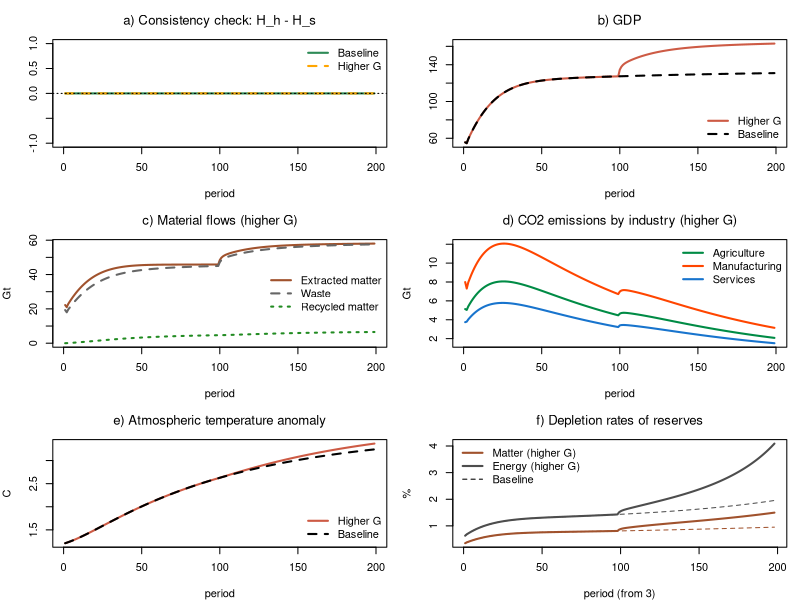

R code for this plot:
# *************************************************************************
#  Model ECO-IO-OPENSBM-FULL, full ecological block (3 industries, fixed prices)
#  Model ECO-IO-OPENSBM (3c) plus matter, durable goods, recycling, socio-economic stock, waste, reserves and resources
#  Sources: Godley & Lavoie, Monetary Economics, chapters 4, 7 and 12;
#           foreign-sector set-up as in the OPENSIMPLEST model;
#           IO treatment of trade as in Canelli et al. (2026);
#           ecological block as in the ECO-3IO-PC model (Florence keynote)
#  Author: Marco Veronese Passarella
#  Last change: 20/11/2026
# *************************************************************************

# Clear environment
rm(list = ls(all = TRUE))

# Set model parameters ####
nPeriods    <- 200         # Periods
nScenarios  <- 2           # 1 baseline, 2 higher government spending
shockStart  <- 101         # Period at which the shock hits
alpha10     <- 0.68        # Propensity to consume out of disposable income: autonomous component
alpha11     <- 4           # Propensity to consume out of disposable income: sensitivity to the interest rate
alpha2      <- 0.1         # Propensity to consume out of wealth
lambda10    <- 0.15        # Portfolio: autonomous share of domestic bills
lambda11    <- 1           # Portfolio: sensitivity of domestic bills to domestic rate
lambda12    <- 1           # Portfolio: sensitivity of domestic bills to foreign rate
lambda20    <- 0.1         # Portfolio: autonomous share of foreign bills
lambda21    <- 1           # Portfolio: sensitivity of foreign bills to domestic rate (= lambda12)
lambda22    <- 1           # Portfolio: sensitivity of foreign bills to foreign rate
lambdac     <- 0.2         # Cash to (lagged) consumption ratio
theta       <- 0.2         # Average tax rate on income
delta       <- 0.1         # Depreciation rate
gamma       <- 0.1         # Speed of adjustment of capital to its target
kappaj      <- c(0.8, 1.3, 0.3)       # Target capital-gross output ratios by industry, pre-warming values (agriculture, manufacturing, services)
omega1      <- 0.2         # Sensitivity of target capital to warming

# Input-output parameters ####
nIndustries <- 3           # Industries (agriculture, manufacturing, services)
pr          <- c(3.5, 5, 2.2)         # Labour productivity by industry
betaC       <- c(0.15, 0.35, 0.50)    # Consumption shares by industry
betaI       <- c(0.20, 0.50, 0.30)    # Investment shares by industry
betaG       <- c(0.10, 0.30, 0.60)    # Government spending shares by industry
chi         <- c(0.20, 0.60, 0.20)    # Export shares by industry
psiC        <- c(0.20, 0.40, 0.05)    # Import content of consumption by industry
psiI        <- c(0.10, 0.40, 0.05)    # Import content of investment by industry
psiG        <- c(0.05, 0.10, 0.02)    # Import content of government spending by industry
A  <- matrix(c(0.11, 0.12, 0.10,      # Domestic technical coefficients
               0.21, 0.22, 0.20,      # (row: supplying industry; column: using industry)
               0.15, 0.18, 0.10), nrow = nIndustries, byrow = TRUE)
Am <- matrix(c(0.01, 0.005, 0.005,    # Imported input coefficients
               0.02, 0.03,  0.01,
               0.005, 0.005, 0.01), nrow = nIndustries, byrow = TRUE)
Leontief <- solve(diag(nIndustries) - A)   # (I - A)^-1, computed once (A is constant)

# Ecosystem parameters ####
eps_en      <- c(4, 3, 1.5)           # Energy intensity by industry (EJ per unit of output)
eta_en      <- c(0.12, 0.15, 0.18)    # Share of renewable energy by industry
beta_e0     <- 0.07        # Initial CO2 intensity of non-renewable energy (Gt per EJ)
g_beta_e    <- 0.01        # Rate of decline of CO2 intensity of non-renewable energy
tcre        <- 1.65 / 1000 # Transient climate response to cumulative carbon emissions (C per GtC)
fnc         <- 0.34        # Non-CO2 fraction of total anthropogenic forcing
car         <- 3.67        # Coefficient converting Gt of carbon into Gt of CO2
tau         <- tcre / ((1 - fnc) * car)  # Warming per Gt of cumulative CO2 emissions
temp0       <- 1.2         # Temperature anomaly at the start of the simulation (C)
mu_mat      <- c(0.2, 0.35, 0.05)     # Material intensity by industry (Gt per unit of output)
xi_dc       <- c(0.30, 0.80, 0.10)    # Share of consumption goods that are durable, by industry
zeta_dc     <- c(0.025, 0.035, 0.020) # Discard rate of durable goods, by industry
rho_dis     <- 0.5         # Recycling rate of discarded socio-economic stock
sigma_m     <- 0.0001      # Conversion rate of matter resources into reserves
sigma_e     <- 0.001       # Conversion rate of energy resources into reserves
Gbase       <- 20          # Government spending (baseline)
Gshock      <- 25          # Government spending (scenario 2)
psi         <- 1           # Fiscal rule: share of the extra interest bill offset by lower spending
rbar        <- 0.02        # Fiscal rule: reference interest rate
eps0        <- log(0.1)    # Export equation: constant
eps1        <- 0.8         # Export equation: elasticity to exchange rate
eps2        <- 1           # Export equation: elasticity to foreign income
mu0         <- log(0.2)    # Import equation: constant (m = 0.2*y when xr = 1)
mu1         <- 0.8         # Import equation: elasticity to exchange rate
mu2         <- 1           # Import equation: elasticity to domestic income
phixr       <- 3           # Speed of exchange-rate adjustment to the current account

# Create the variables as matrices [scenario, period], all starting at zero ####

# A) Households
YD    <- matrix(0, nScenarios, nPeriods)  # Disposable income (regular)
CG    <- matrix(0, nScenarios, nPeriods)  # Capital gains on foreign bills
C     <- matrix(0, nScenarios, nPeriods)  # Consumption
alpha1<- matrix(0, nScenarios, nPeriods)  # Propensity to consume out of disposable income
V     <- matrix(0, nScenarios, nPeriods)  # Net wealth
H_h   <- matrix(0, nScenarios, nPeriods)  # Cash held by households
B_h   <- matrix(0, nScenarios, nPeriods)  # Domestic bills held by households
BF_h  <- matrix(0, nScenarios, nPeriods)  # Foreign bills held by households (foreign currency)
M_h   <- matrix(0, nScenarios, nPeriods)  # Bank deposits held by households

# B) Firms
Y     <- matrix(0, nScenarios, nPeriods)  # Output / income (GDP)
WB    <- matrix(0, nScenarios, nPeriods)  # Wage bill
N     <- matrix(0, nScenarios, nPeriods)  # Employment
w     <- matrix(0, nScenarios, nPeriods)  # Wage rate
I     <- matrix(0, nScenarios, nPeriods)  # Gross investment
K     <- matrix(0, nScenarios, nPeriods)  # Capital stock
omega <- matrix(1, nScenarios, nPeriods) # Climate factor on target capital (1 = no warming)
KT    <- matrix(0, nScenarios, nPeriods)  # Target capital stock
DA    <- matrix(0, nScenarios, nPeriods)  # Depreciation allowances
AF    <- matrix(0, nScenarios, nPeriods)  # Amortisation funds
L_d   <- matrix(0, nScenarios, nPeriods)  # Demand for bank loans

# Industry-level variables as arrays [scenario, period, industry] ####
d     <- array(0, dim = c(nScenarios, nPeriods, nIndustries))  # Final demand (domestic + imported)
d_pat <- array(0, dim = c(nScenarios, nPeriods, nIndustries))  # Import content of final demand (pattern)
d_im  <- array(0, dim = c(nScenarios, nPeriods, nIndustries))  # Final demand met by imports
d_dom <- array(0, dim = c(nScenarios, nPeriods, nIndustries))  # Final demand met by domestic production
x     <- array(0, dim = c(nScenarios, nPeriods, nIndustries))  # Gross output
im_int<- array(0, dim = c(nScenarios, nPeriods, nIndustries))  # Intermediate imports
Nz    <- array(0, dim = c(nScenarios, nPeriods, nIndustries))  # Employment by industry

# F) Ecosystem
EN    <- matrix(0, nScenarios, nPeriods)  # Total energy required for production
REN   <- matrix(0, nScenarios, nPeriods)  # Renewable energy
NEN   <- matrix(0, nScenarios, nPeriods)  # Non-renewable energy
beta_e<- matrix(beta_e0, nScenarios, nPeriods) # CO2 intensity of non-renewable energy
EMIS  <- matrix(0, nScenarios, nPeriods)  # CO2 emissions
EMISz <- array(0, dim = c(nScenarios, nPeriods, nIndustries))  # CO2 emissions by industry
CO2c  <- matrix(0, nScenarios, nPeriods)  # Cumulative CO2 emissions (since period 1)
TEMP  <- matrix(temp0, nScenarios, nPeriods)  # Atmospheric temperature anomaly
XMAT  <- matrix(0, nScenarios, nPeriods)  # Production of material goods
XDUR  <- matrix(0, nScenarios, nPeriods)  # Material content of durable consumption goods
MAT   <- matrix(0, nScenarios, nPeriods)  # Extracted matter
REC   <- matrix(0, nScenarios, nPeriods)  # Recycled socio-economic stock
DIS   <- matrix(0, nScenarios, nPeriods)  # Discarded socio-economic stock
DC    <- array(0, dim = c(nScenarios, nPeriods, nIndustries))  # Stock of durable goods by industry
KH    <- matrix(0, nScenarios, nPeriods)  # Socio-economic stock
WA    <- matrix(0, nScenarios, nPeriods)  # Waste
K_m   <- matrix(6000,   nScenarios, nPeriods)  # Matter reserves
CONVm <- matrix(0,      nScenarios, nPeriods)  # Matter resources converted into reserves
RES_m <- matrix(388889, nScenarios, nPeriods)  # Matter resources
K_e   <- matrix(37000,  nScenarios, nPeriods)  # Energy reserves
CONVe <- matrix(0,      nScenarios, nPeriods)  # Energy resources converted into reserves
RES_e <- matrix(542000, nScenarios, nPeriods)  # Energy resources
CEN   <- matrix(0, nScenarios, nPeriods)  # Carbon mass of non-renewable energy
O2    <- matrix(0, nScenarios, nPeriods)  # Mass of oxygen

# C) Banks
L_s   <- matrix(0, nScenarios, nPeriods)  # Supply of bank loans
M_s   <- matrix(0, nScenarios, nPeriods)  # Supply of bank deposits
B_b   <- matrix(0, nScenarios, nPeriods)  # Bills held by banks (if < 0, CB advances)
FB    <- matrix(0, nScenarios, nPeriods)  # Bank profits (distributed to households)

# D) Government and central bank
TAX   <- matrix(0, nScenarios, nPeriods)  # Taxes
PSBR  <- matrix(0, nScenarios, nPeriods)  # Public sector borrowing requirement
B_s   <- matrix(0, nScenarios, nPeriods)  # Domestic bills supplied by government
B_cb  <- matrix(0, nScenarios, nPeriods)  # Domestic bills held by central bank
F_cb  <- matrix(0, nScenarios, nPeriods)  # Central bank profits
H_s   <- matrix(0, nScenarios, nPeriods)  # Cash supplied by central bank

# E) Rest of the World
X     <- matrix(0, nScenarios, nPeriods)  # Exports
IM    <- matrix(0, nScenarios, nPeriods)  # Imports
TB    <- matrix(0, nScenarios, nPeriods)  # Trade balance
CA    <- matrix(0, nScenarios, nPeriods)  # Current account
NETFA <- matrix(0, nScenarios, nPeriods)  # Net foreign assets of domestic economy
B_w   <- matrix(0, nScenarios, nPeriods)  # Domestic bills held by RoW

# Exogenous variables as matrices (so they can take scenario-specific shocks) ####
G0  <- matrix(Gbase, nScenarios, nPeriods)  # Government spending, exogenous component
G   <- matrix(Gbase, nScenarios, nPeriods)  # Government spending
rb  <- matrix(0.02,  nScenarios, nPeriods)  # Interest rate on domestic bills (policy rate)
rm  <- matrix(0.02,  nScenarios, nPeriods)  # Interest rate on deposits
rl  <- matrix(0.02,  nScenarios, nPeriods)  # Interest rate on loans
rw  <- matrix(0.02,  nScenarios, nPeriods)  # Interest rate on foreign bills
yw  <- matrix(200,   nScenarios, nPeriods)  # Foreign income
xr  <- matrix(1,     nScenarios, nPeriods)  # Nominal exchange rate (domestic price of foreign currency), flexible

# Loop over scenarios ####
for (j in 1:nScenarios) {

  # Time loop
  for (i in 2:nPeriods) {

    # Shocks ####
    if (i >= shockStart && j == 2) G0[j, i] <- Gshock        # higher government spending

    # Solve the SIMULTANEOUS equations by iteration
    for (iter in 1:100) {

      # A) HOUSEHOLDS ####
      YD[j, i]   = WB[j, i] - TAX[j, i] +
        rb[j, i - 1] * B_h[j, i - 1] + rm[j, i - 1] * M_h[j, i - 1] +
        rw[j, i - 1] * BF_h[j, i - 1] * xr[j, i] + FB[j, i]                  # Disposable income (1)
      CG[j, i]   = (xr[j, i] - xr[j, i - 1]) * BF_h[j, i - 1]               # Capital gains (2)
      TAX[j, i]  = theta * (WB[j, i] + FB[j, i] + rb[j, i - 1] * B_h[j, i - 1] + rm[j, i - 1] * M_h[j, i - 1] +
        rw[j, i - 1] * BF_h[j, i - 1] * xr[j, i])                            # Taxes on household income (3)
      V[j, i]    = V[j, i - 1] + (YD[j, i] - C[j, i]) + CG[j, i]                # Wealth accumulation (4)
      alpha1[j, i] = alpha10 - alpha11 * rb[j, i - 1]               # Propensity to consume and interest rate (5)
      C[j, i]    = alpha1[j, i] * YD[j, i] + alpha2 * V[j, i - 1]           # Consumption (6)
      H_h[j, i]  = lambdac * C[j, i - 1]                                    # Cash for transactions (7)
      B_h[j, i]  = V[j, i] * (lambda10 + lambda11 * rb[j, i] - lambda12 * rw[j, i])          # Domestic bills (8)
      BF_h[j, i] = (V[j, i] / xr[j, i]) * (lambda20 - lambda21 * rb[j, i] + lambda22 * rw[j, i]) # Foreign bills (9)
      M_h[j, i]  = V[j, i] - H_h[j, i] - B_h[j, i] - BF_h[j, i] * xr[j, i]  # Deposits as buffer stock (10)

      # B) FIRMS ####
      Y[j, i]    = C[j, i] + I[j, i] + G[j, i] + X[j, i] - IM[j, i]         # GDP (11)
      WB[j, i]   = Y[j, i] - rl[j, i - 1] * L_d[j, i - 1] - AF[j, i]        # Wage bill = residual, no retained profits (12)
      N[j, i]    = sum(Nz[j, i, ])                                          # Employment (total) (13)
      w[j, i]    = WB[j, i] / N[j, i]                                       # Wage rate (14)
      KT[j, i]   = omega[j, i] * sum(kappaj * x[j, i - 1, ])                       # Target capital (15)
      DA[j, i]   = delta * K[j, i - 1]                                      # Depreciation allowances (16)
      AF[j, i]   = DA[j, i]                                                 # Amortisation funds (17)
      I[j, i]    = gamma * (KT[j, i] - K[j, i - 1]) + DA[j, i]              # Gross investment (18)
      K[j, i]    = K[j, i - 1] + I[j, i] - DA[j, i]                         # Capital accumulation (19)
      L_d[j, i]  = L_d[j, i - 1] + I[j, i] - AF[j, i]                       # Loans fund net investment   (20)

      # INDUSTRIAL STRUCTURE ####
      d[j, i, ]     = betaC * C[j, i] + betaI * I[j, i] + betaG * G[j, i] + chi * X[j, i]  # Final demand by industry (21)
      d_pat[j, i, ] = psiC * betaC * C[j, i] + psiI * betaI * I[j, i] + psiG * betaG * G[j, i]  # Import content of final demand (22)
      d_dom[j, i, ] = d[j, i, ] - d_im[j, i, ]                              # Domestic final demand (23)
      x[j, i, ]     = Leontief %*% d_dom[j, i, ]                            # Gross output (24)
      im_int[j, i, ] = Am %*% x[j, i, ]                                     # Intermediate imports (25)
      d_im[j, i, ]  = d_pat[j, i, ] * (IM[j, i] - sum(im_int[j, i, ])) / sum(d_pat[j, i, ])  # Final imports = residual (26)
      Nz[j, i, ]    = x[j, i, ] / pr                                        # Employment by industry (27)
      
      # F) ECOSYSTEM ####
      EN[j, i]   = sum(eps_en * x[j, i, ])                                  # Energy required for production (28)
      REN[j, i]  = sum(eps_en * eta_en * x[j, i, ])                         # Renewable energy (29)
      NEN[j, i]  = EN[j, i] - REN[j, i]                                     # Non-renewable energy (30)
      beta_e[j, i] = beta_e[j, i - 1] * (1 - g_beta_e)                      # Declining CO2 intensity (31)
      EMIS[j, i] = beta_e[j, i] * NEN[j, i]                                 # CO2 emissions (32)
      EMISz[j, i, ] = beta_e[j, i] * eps_en * (1 - eta_en) * x[j, i, ]      # CO2 emissions by industry (33)
      CO2c[j, i] = CO2c[j, i - 1] + EMIS[j, i]                              # Cumulative emissions (34)
      TEMP[j, i] = temp0 + tau * CO2c[j, i]                                   # Temperature anomaly (35)
      omega[j, i] = 1 - omega1 * (TEMP[j, i - 1] - temp0)               # Warming and target capital (36)
      
      # Matter, durable goods and socio-economic stock
      XMAT[j, i] = sum(mu_mat * x[j, i, ])                                  # Production of material goods (37)
      MAT[j, i]  = XMAT[j, i] - REC[j, i]                                   # Extraction of matter (38)
      REC[j, i]  = rho_dis * DIS[j, i]                                      # Recycled matter (39)
      DIS[j, i]  = sum(mu_mat * zeta_dc * DC[j, i - 1, ])                   # Discarded socio-economic stock (40)
      DC[j, i, ] = DC[j, i - 1, ] + xi_dc * betaC * C[j, i] - zeta_dc * DC[j, i - 1, ]  # Stock of durable goods (41)
      XDUR[j, i] = sum(mu_mat * xi_dc * betaC * C[j, i])                    # Material content of new durables (42)
      KH[j, i]   = KH[j, i - 1] + XDUR[j, i] - DIS[j, i]                    # Socio-economic stock (43)
      WA[j, i]   = MAT[j, i] - (KH[j, i] - KH[j, i - 1])                    # Waste (44)
      
      # Reserves and resources
      CONVm[j, i] = sigma_m * RES_m[j, i - 1]                               # Matter resources converted into reserves (45)
      RES_m[j, i] = RES_m[j, i - 1] - CONVm[j, i]                           # Matter resources (46)
      K_m[j, i]   = K_m[j, i - 1] + CONVm[j, i] - MAT[j, i]                 # Matter reserves (47)
      CONVe[j, i] = sigma_e * RES_e[j, i - 1]                               # Energy resources converted into reserves (48)
      RES_e[j, i] = RES_e[j, i - 1] - CONVe[j, i]                           # Energy resources (49)
      K_e[j, i]   = K_e[j, i - 1] + CONVe[j, i] - NEN[j, i]                 # Energy reserves (50)
      CEN[j, i]   = EMIS[j, i] / car                                        # Carbon mass of non-renewable energy (51)
      O2[j, i]    = EMIS[j, i] - CEN[j, i]                                  # Mass of oxygen (52)
      
      # C) BANKS ####
      L_s[j, i]  = L_s[j, i - 1] + (L_d[j, i] - L_d[j, i - 1])              # Loans supplied on demand (53)
      M_s[j, i]  = M_s[j, i - 1] + (L_s[j, i] - L_s[j, i - 1])              # Loans create deposits (54)
      B_b[j, i]  = M_h[j, i] - M_s[j, i]                                    # Bills held by banks (55)
      FB[j, i]   = rl[j, i - 1] * L_s[j, i - 1] + rb[j, i - 1] * B_b[j, i - 1] -
        rm[j, i - 1] * M_h[j, i - 1]                                         # Bank profits (56)

      # D) GOVERNMENT AND CENTRAL BANK ####
      F_cb[j, i] = rb[j, i - 1] * B_cb[j, i - 1]                            # Central bank profits (57)
      G[j, i]    = G0[j, i] - psi * (rb[j, i - 1] - rbar) * B_s[j, i - 1]   # Fiscal rule (58)
      PSBR[j, i] = G[j, i] + rb[j, i - 1] * B_s[j, i - 1] - TAX[j, i] - F_cb[j, i] # Borrowing requirement (59)
      B_s[j, i]  = B_s[j, i - 1] + PSBR[j, i]                               # Supply of domestic bills (60)
      B_cb[j, i] = B_s[j, i] - B_h[j, i] - B_b[j, i] - B_w[j, i]            # Central bank residual (61)
      H_s[j, i]  = H_s[j, i - 1] + (B_cb[j, i] - B_cb[j, i - 1])            # Supply of cash (62)

      # E) REST OF THE WORLD ####
      X[j, i]    = exp(eps0 + eps1 * log(xr[j, i - 1]) + eps2 * log(yw[j, i]))  # Exports (63)
      IM[j, i]   = exp(mu0 - mu1 * log(xr[j, i - 1]) + mu2 * log(Y[j, i]))      # Imports (64)
      TB[j, i]   = X[j, i] - IM[j, i]                                       # Trade balance (65)
      CA[j, i]   = TB[j, i] + rw[j, i - 1] * BF_h[j, i - 1] * xr[j, i] -
        rb[j, i - 1] * B_w[j, i - 1]                                         # Current account (66)
      NETFA[j, i]= NETFA[j, i - 1] + CA[j, i] + CG[j, i]                    # Net foreign assets (67)
      B_w[j, i]  = BF_h[j, i] * xr[j, i] - NETFA[j, i]                      # Domestic bills held by RoW (68)
      xr[j, i]   = xr[j, i - 1] * exp(-phixr * CA[j, i] / max(Y[j, i], 1))  # Flexible exchange rate (69)
    }
  }
}

# Display the results ####
sfcGap <- max(abs(H_h[, 2:nPeriods] - H_s[, 2:nPeriods]))     # Hidden equation: H_h = H_s
ioGap  <- max(abs(apply(x[, 2:nPeriods, ], c(1, 2), sum) - 
                  apply(x[, 2:nPeriods, ], c(1, 2), function(v) sum(A %*% v)) -
                  apply(d_dom[, 2:nPeriods, ], c(1, 2), sum)))  # IO check: x = A x + d_dom
cat(" ******************************")
cat("\n Industries =", nIndustries)
cat("\n Max |H_h - H_s| =", sfcGap)
cat("\n Max IO gap =", ioGap)
cat("\n Min final imports by industry =", round(min(d_im[, 2:nPeriods, ]), 3))
cat("\n Max import share of final demand =", round(max((d_im / d)[, 3:nPeriods, ]), 3))
cat("\n ******************************")
cat("\n Values at period", nPeriods, "(baseline | higher G): \n Y =",
    round(Y[1, nPeriods], 2), "|", round(Y[2, nPeriods], 2),
    "\n x =", round(x[1, nPeriods, ], 2), "|", round(x[2, nPeriods, ], 2),
    "\n N =", round(N[1, nPeriods], 2), "|", round(N[2, nPeriods], 2),
    "\n EMIS =", round(EMIS[1, nPeriods], 2), "|", round(EMIS[2, nPeriods], 2),
    "\n TEMP =", round(TEMP[1, nPeriods], 2), "|", round(TEMP[2, nPeriods], 2),
    "\n climate factor (omega) =", round(omega[1, nPeriods], 4), "|", round(omega[2, nPeriods], 4),
    "\n MAT =", round(MAT[1, nPeriods], 2), "|", round(MAT[2, nPeriods], 2),
    "\n WA =", round(WA[1, nPeriods], 2), "|", round(WA[2, nPeriods], 2),
    "\n KH =", round(KH[1, nPeriods], 1), "|", round(KH[2, nPeriods], 1),
    "\n xr =", round(xr[1, nPeriods], 3), "|", round(xr[2, nPeriods], 3))
cat("\n ******************************")

# Plot the results ####
indCol <- c("springgreen4", "orangered", "dodgerblue3")   # Industry colours
indLab <- c("Agriculture", "Manufacturing", "Services")   # Industry names
per    <- 2:nPeriods                                       # Periods shown

op = par(mfrow = c(3, 2), mar = c(4, 4, 3, 1))

# a) Consistency check (both scenarios): H_h - H_s should hug zero
plot(H_h[1, per] - H_s[1, per], type = "l", col = "seagreen", lwd = 2,
     font.main = 1, main = "a) Consistency check: H_h - H_s", xlab = "period", ylab = "",
     ylim = range(-1, 1))
lines(H_h[2, per] - H_s[2, per], col = "orange", lwd = 2, lty = 2)
abline(h = 0, lty = 3)
legend("topright", c("Baseline", "Higher G"), col = c("seagreen", "orange"),
       lwd = 2, lty = c(1, 2), bty = "n")

# b) GDP: baseline vs higher government spending
plot(Y[2, per], type = "l", col = "coral3", lwd = 2, font.main = 1,
     main = "b) GDP", xlab = "period", ylab = "", ylim = range(Y[, per]))
lines(Y[1, per], col = "black", lwd = 2, lty = 2)
legend("bottomright", c("Higher G", "Baseline"), col = c("coral3", "black"),
       lwd = 2, lty = c(1, 2), bty = "n")

# c) Material flows (higher G)
plot(MAT[2, per], type = "l", col = "sienna", lwd = 2, font.main = 1,
     main = "c) Material flows (higher G)", xlab = "period", ylab = "Gt",
     ylim = range(0, MAT[2, per], WA[2, per]))
lines(WA[2, per], col = "gray40", lwd = 2, lty = 2)
lines(REC[2, per], col = "forestgreen", lwd = 2, lty = 3)
legend("right", c("Extracted matter", "Waste", "Recycled matter"),
       col = c("sienna", "gray40", "forestgreen"), lwd = 2, lty = 1:3, bty = "n")

# d) CO2 emissions by industry (higher G)
matplot(EMISz[2, per, ], type = "l", lty = 1, lwd = 2, col = indCol, font.main = 1,
        main = "d) CO2 emissions by industry (higher G)", xlab = "period", ylab = "Gt")
legend("topright", indLab, col = indCol, lwd = 2, bty = "n")

# e) Temperature anomaly
plot(TEMP[2, per], type = "l", col = "coral3", lwd = 2, font.main = 1,
     main = "e) Atmospheric temperature anomaly", xlab = "period", ylab = "C",
     ylim = range(TEMP[, per]))
lines(TEMP[1, per], col = "black", lwd = 2, lty = 2)
legend("bottomright", c("Higher G", "Baseline"), col = c("coral3", "black"),
       lwd = 2, lty = c(1, 2), bty = "n")

# f) Depletion rates of reserves
dm = 100 * MAT[, 3:nPeriods] / K_m[, 2:(nPeriods - 1)]
de = 100 * NEN[, 3:nPeriods] / K_e[, 2:(nPeriods - 1)]
plot(dm[2, ], type = "l", col = "sienna", lwd = 2, font.main = 1,
     main = "f) Depletion rates of reserves", xlab = "period (from 3)", ylab = "%",
     ylim = range(dm, de))
lines(dm[1, ], col = "sienna", lwd = 1, lty = 2)
lines(de[2, ], col = "gray30", lwd = 2)
lines(de[1, ], col = "gray30", lwd = 1, lty = 2)
legend("topleft", c("Matter (higher G)", "Energy (higher G)", "Baseline"),
       col = c("sienna", "gray30", "black"), lwd = c(2, 2, 1), lty = c(1, 1, 2), bty = "n")

par(op)
